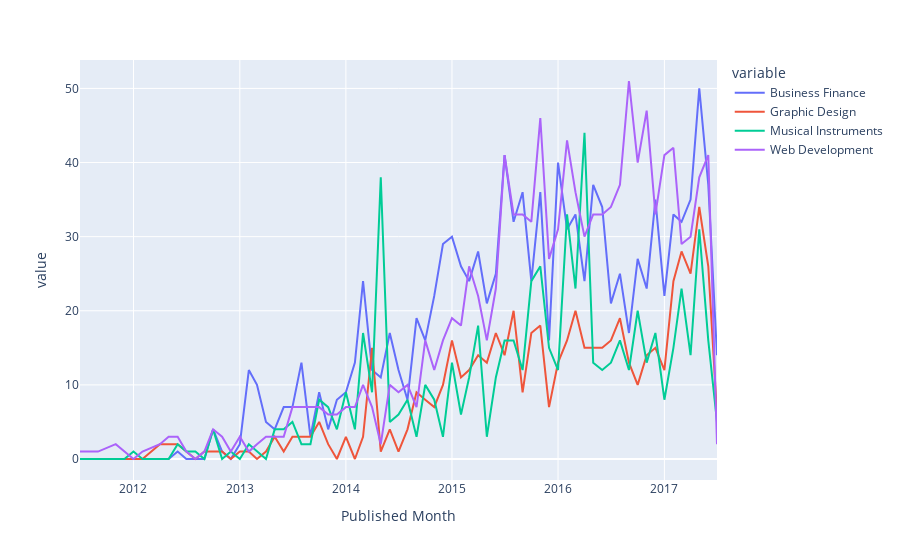

Notebook cell for this chart:
### Markdown cell above
**`2. Buatlah plot jumlah course yang dipublikasikan tiap bulannya berdasarkan tiap kategori!`**

### Code cell


### Figure 1 — Plotly figure (JSON) as saved in the notebook; plotly's stock layout.template omitted (floating-point values rounded to 4 significant figures)
{"data": [{"hovertemplate": "variable=Business Finance<br>Published Month=%{x}<br>value=%{y}<extra></extra>", "legendgroup": "Business Finance", "line": {"color": "#636efa", "dash": "solid"}, "marker": {"symbol": "circle"}, "mode": "lines", "name": "Business Finance", "orientation": "v", "showlegend": true, "type": "scatter", "x": ["2011-07", "2011-09", "2011-11", "2011-12", "2012-01", "2012-02", "2012-04", "2012-05", "2012-06", "2012-07", "2012-08", "2012-09", "2012-10", "2012-11", "2012-12", "2013-01", "2013-02", "2013-03", "2013-04", "2013-05", "2013-06", "2013-07", "2013-08", "2013-09", "2013-10", "2013-11", "2013-12", "2014-01", "2014-02", "2014-03", "2014-04", "2014-05", "2014-06", "2014-07", "2014-08", "2014-09", "2014-10", "2014-11", "2014-12", "2015-01", "2015-02", "2015-03", "2015-04", "2015-05", "2015-06", "2015-07", "2015-08", "2015-09", "2015-10", "2015-11", "2015-12", "2016-01", "2016-02", "2016-03", "2016-04", "2016-05", "2016-06", "2016-07", "2016-08", "2016-09", "2016-10", "2016-11", "2016-12", "2017-01", "2017-02", "2017-03", "2017-04", "2017-05", "2017-06", "2017-07"], "xaxis": "x", "y": [0, 0, 0, 0, 0, 0, 0, 0, 1, 0, 0, 0, 4, 1, 0, 2, 12, 10, 5, 4, 7, 7, 13, 3, 9, 4, 8, 9, 13, 24, 12, 11, 17, 12, 8, 19, 16, 22, 29, 30, 26, 24, 28, 21, 25, 41, 32, 36, 24, 36, 16, 40, 31, 33, 24, 37, 34, 21, 25, 17, 27, 23, 35, 22, 33, 32, 35, 50, 37, 14], "yaxis": "y"}, {"hovertemplate": "variable=Graphic Design<br>Published Month=%{x}<br>value=%{y}<extra></extra>", "legendgroup": "Graphic Design", "line": {"color": "#EF553B", "dash": "solid"}, "marker": {"symbol": "circle"}, "mode": "lines", "name": "Graphic Design", "orientation": "v", "showlegend": true, "type": "scatter", "x": ["2011-07", "2011-09", "2011-11", "2011-12", "2012-01", "2012-02", "2012-04", "2012-05", "2012-06", "2012-07", "2012-08", "2012-09", "2012-10", "2012-11", "2012-12", "2013-01", "2013-02", "2013-03", "2013-04", "2013-05", "2013-06", "2013-07", "2013-08", "2013-09", "2013-10", "2013-11", "2013-12", "2014-01", "2014-02", "2014-03", "2014-04", "2014-05", "2014-06", "2014-07", "2014-08", "2014-09", "2014-10", "2014-11", "2014-12", "2015-01", "2015-02", "2015-03", "2015-04", "2015-05", "2015-06", "2015-07", "2015-08", "2015-09", "2015-10", "2015-11", "2015-12", "2016-01", "2016-02", "2016-03", "2016-04", "2016-05", "2016-06", "2016-07", "2016-08", "2016-09", "2016-10", "2016-11", "2016-12", "2017-01", "2017-02", "2017-03", "2017-04", "2017-05", "2017-06", "2017-07"], "xaxis": "x", "y": [0, 0, 0, 0, 0, 0, 2, 2, 2, 1, 0, 1, 1, 1, 0, 1, 1, 0, 1, 3, 1, 3, 3, 3, 5, 2, 0, 3, 0, 3, 15, 1, 4, 1, 4, 9, 8, 7, 10, 16, 11, 12, 14, 13, 17, 14, 20, 9, 17, 18, 7, 13, 16, 20, 15, 15, 15, 16, 19, 13, 10, 14, 15, 12, 24, 28, 25, 34, 26, 6], "yaxis": "y"}, {"hovertemplate": "variable=Musical Instruments<br>Published Month=%{x}<br>value=%{y}<extra></extra>", "legendgroup": "Musical Instruments", "line": {"color": "#00cc96", "dash": "solid"}, "marker": {"symbol": "circle"}, "mode": "lines", "name": "Musical Instruments", "orientation": "v", "showlegend": true, "type": "scatter", "x": ["2011-07", "2011-09", "2011-11", "2011-12", "2012-01", "2012-02", "2012-04", "2012-05", "2012-06", "2012-07", "2012-08", "2012-09", "2012-10", "2012-11", "2012-12", "2013-01", "2013-02", "2013-03", "2013-04", "2013-05", "2013-06", "2013-07", "2013-08", "2013-09", "2013-10", "2013-11", "2013-12", "2014-01", "2014-02", "2014-03", "2014-04", "2014-05", "2014-06", "2014-07", "2014-08", "2014-09", "2014-10", "2014-11", "2014-12", "2015-01", "2015-02", "2015-03", "2015-04", "2015-05", "2015-06", "2015-07", "2015-08", "2015-09", "2015-10", "2015-11", "2015-12", "2016-01", "2016-02", "2016-03", "2016-04", "2016-05", "2016-06", "2016-07", "2016-08", "2016-09", "2016-10", "2016-11", "2016-12", "2017-01", "2017-02", "2017-03", "2017-04", "2017-05", "2017-06", "2017-07"], "xaxis": "x", "y": [0, 0, 0, 0, 1, 0, 0, 0, 2, 1, 1, 0, 4, 0, 1, 0, 2, 1, 0, 4, 4, 5, 2, 2, 8, 7, 4, 9, 4, 17, 9, 38, 5, 6, 8, 3, 10, 8, 3, 13, 6, 11, 18, 3, 11, 16, 16, 12, 24, 26, 15, 12, 33, 23, 44, 13, 12, 13, 16, 12, 20, 13, 17, 8, 15, 23, 14, 31, 16, 5], "yaxis": "y"}, {"hovertemplate": "variable=Web Development<br>Published Month=%{x}<br>value=%{y}<extra></extra>", "legendgroup": "Web Development", "line": {"color": "#ab63fa", "dash": "solid"}, "marker": {"symbol": "circle"}, "mode": "lines", "name": "Web Development", "orientation": "v", "showlegend": true, "type": "scatter", "x": ["2011-07", "2011-09", "2011-11", "2011-12", "2012-01", "2012-02", "2012-04", "2012-05", "2012-06", "2012-07", "2012-08", "2012-09", "2012-10", "2012-11", "2012-12", "2013-01", "2013-02", "2013-03", "2013-04", "2013-05", "2013-06", "2013-07", "2013-08", "2013-09", "2013-10", "2013-11", "2013-12", "2014-01", "2014-02", "2014-03", "2014-04", "2014-05", "2014-06", "2014-07", "2014-08", "2014-09", "2014-10", "2014-11", "2014-12", "2015-01", "2015-02", "2015-03", "2015-04", "2015-05", "2015-06", "2015-07", "2015-08", "2015-09", "2015-10", "2015-11", "2015-12", "2016-01", "2016-02", "2016-03", "2016-04", "2016-05", "2016-06", "2016-07", "2016-08", "2016-09", "2016-10", "2016-11", "2016-12", "2017-01", "2017-02", "2017-03", "2017-04", "2017-05", "2017-06", "2017-07"], "xaxis": "x", "y": [1, 1, 2, 1, 0, 1, 2, 3, 3, 1, 0, 1, 4, 3, 1, 3, 1, 2, 3, 3, 3, 7, 7, 7, 7, 6, 6, 7, 7, 10, 7, 2, 10, 9, 10, 7, 16, 12, 16, 19, 18, 26, 22, 16, 23, 41, 33, 33, 32, 46, 27, 31, 43, 36, 30, 33, 33, 34, 37, 51, 40, 47, 33, 41, 42, 29, 30, 38, 41, 2], "yaxis": "y"}], "layout": {"legend": {"title": {"text": "variable"}, "tracegroupgap": 0}, "margin": {"t": 60}, "xaxis": {"anchor": "y", "domain": [0, 1], "title": {"text": "Published Month"}}, "yaxis": {"anchor": "x", "domain": [0, 1], "title": {"text": "value"}}}}
